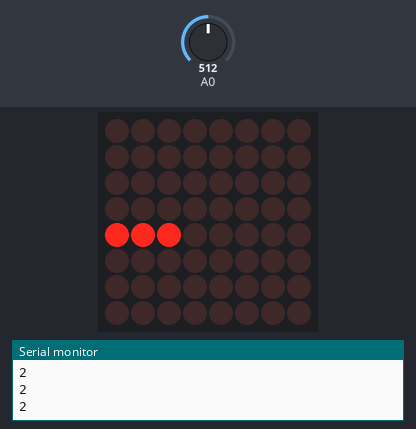
The sketch below on a simulated Arduino Uno, built with avr-gcc and run on an emulated ATmega328P. On the bench: 8×8 LED matrix, the last lines printed to the serial monitor. The inputs (shaded band) are chosen by the test bench; at power-on: A0 = 512. Random numbers use the default seed unless the sketch sets one.

Above: at 4.09 s.
4.3 s: A0 set to 588
At 4.41 s:
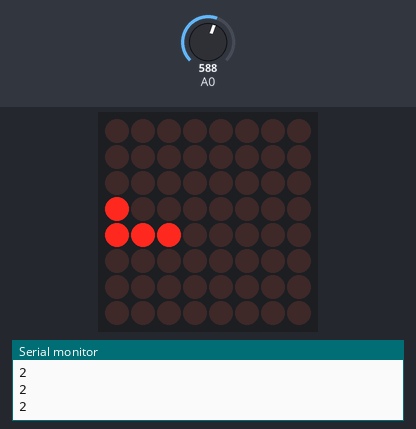
6.1 s: A0 set to 611
At 7.41 s:
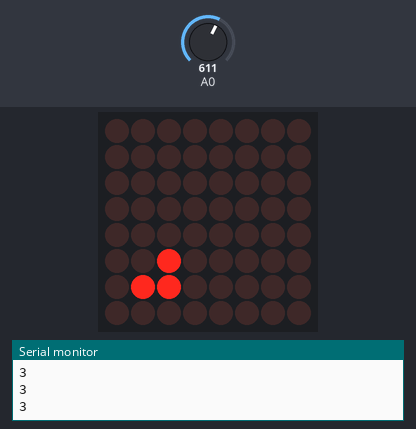
9.1 s: A0 set to 590
At 10.31 s:
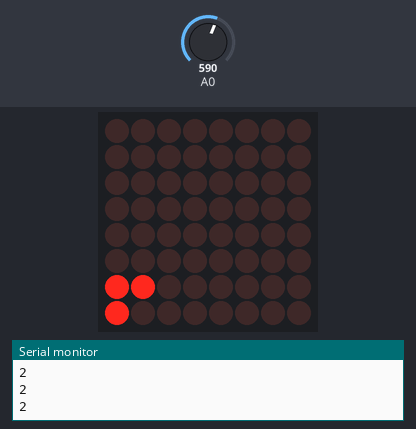

The sketch:

robot_snake.ino
```cpp
#include <Wire.h>
#include "Adafruit_LEDBackpack.h"
#include "Adafruit_GFX.h"

Adafruit_8x8matrix matrix = Adafruit_8x8matrix();

int add;

int direction = 0; //1-up. 2-down. 3-left. 4-right. default-not move, which means no direction
int Speed = 1; //the speed of the snack, will increase after eat 5 more food
int foodX, foodY, snackX, snackY; //location of the food the the head of the snack
int snack[64][2];//the location of each body part of the snack. We have 64 points total, each has 2 coordinate.

int sLength = 3; //the length of the snack, will increase after eat 3 more food
int num = 0; //number of food have eaten; also can be the score

static uint8_t PROGMEM m_logo[8] = {0x0A, 0x15, 0x15, 0x15, 0x00, 0x00, 0x00, 0x00};

unsigned long time1, time2;

void randFood() {//generate random food location
  foodX = random(0, 8); foodY = random(0, 8);
  for (int i = 0; i < sLength; i++) {//food can't be on the snack
    if (snack[i][0] == foodX && snack[i][1] == foodY) {
      foodX = random(0, 8); foodY = random(0, 8);
      i = 0;
    }
  }
  matrix.drawPixel(foodX, foodY, LED_ON);
  matrix.writeDisplay();
}

void gameOver() {
  direction = 0;
  Serial.println("GAME OVER!");
  Serial.print("score: ");
  Serial.println(num);
  matrix.clear();
  matrix.setTextColor(LED_ON); //设定LED颜色
  for (int8_t x = 7; x >= -39; x--) {
    matrix.clear();
    matrix.setCursor(x, 0);
    matrix.print(num);
    matrix.writeDisplay();
    delay(70);
  }
  matrix.clear();
  direction = 0;// default-not move, which means no direction
  Speed = 1;
  snack[0][0] = 0;
  snack[0][1] = 4;
  snack[1][0] = 1;
  snack[1][1] = 4;
  snack[2][0] = 2;
  snack[2][1] = 4;
  snackX = snack[2][0];
  snackY = snack[2][1];
  sLength = 3;
  num = 0;
  matrix.clear();;
  for (int i = 0; i < sLength; i++) {
    matrix.drawPixel(snack[i][0], snack[i][1], LED_ON); //snack
    matrix.writeDisplay();
  }
  randFood();//generate random food location
}

void updateSnack() {
  matrix.drawPixel(snack[0][0], snack[0][1], LED_OFF);//关掉最后一位
  matrix.writeDisplay();
  snack[sLength][0] = snackX;
  snack[sLength][1] = snackY;
  matrix.drawPixel(snackX, snackY, LED_ON);//开前一位
  matrix.writeDisplay();
  for (int j = 0; j < sLength; j++) {
    snack[j][0] = snack[j + 1][0];//x坐标
    snack[j][1] = snack[j + 1][1];//y坐标
  }
}

void led_blink(int timeF)
{
  for (int t = 1; t <= timeF; t++)
  {
    matrix.drawPixel(foodX, foodY, LED_OFF);
    matrix.writeDisplay();
    time2 = millis();
    while (millis() - time2 < 50)
      read_button();
    matrix.drawPixel(foodX, foodY, LED_ON);
    matrix.writeDisplay();
    time1 = millis();
    while (millis() - time1 < 50)
      read_button();
  }
}

void read_button()
{
  if (800 < analogRead(A0) && analogRead(A0) < 900 && direction != 2)
  {
    delay(100);
    if (800 < analogRead(A0) && analogRead(A0) < 900 && direction != 2)
      direction = 1;
  }
  else if (600 < analogRead(A0) && analogRead(A0) < 750 && direction != 4 && direction != 0)
  {
    delay(100);
    if (600 < analogRead(A0) && analogRead(A0) < 750 && direction != 4 && direction != 0)
      direction = 3;
  }
  else if (480 < analogRead(A0) && analogRead(A0) < 650 && direction != 1)
  {
    delay(100);
    if (480 < analogRead(A0) && analogRead(A0) < 650 && direction != 1)
      direction = 2;
  }
  else if (250 < analogRead(A0) && analogRead(A0) < 450 && direction != 3)
  {
    delay(100);
    direction = 4;
  }
  Serial.println(direction);
}

void setup() {
  Serial.begin(9600);
  matrix.begin(0x70);
  matrix.clear();
  matrix.drawBitmap(-1, 2, m_logo, 8, 8, LED_ON);
  matrix.writeDisplay();
  delay(3000);
  matrix.clear();;
  randomSeed(analogRead(0));
  snack[0][0] = 0;
  snack[0][1] = 4;
  snack[1][0] = 1;
  snack[1][1] = 4;
  snack[2][0] = 2;
  snack[2][1] = 4;
  snackX = snack[2][0]; snackY = snack[2][1];
  for (int i = 0; i < 3; i++) {
    matrix.drawPixel(snack[i][0], snack[i][1], LED_ON);
    matrix.writeDisplay();
  }
  randFood();//generate random food location
}

void loop() {
  switch (direction)
  {
    case 1:
      snackY = snackY - 1;
      break;
    case 2:
      snackY = snackY + 1;
      break;
    case 3:
      snackX = snackX - 1;
      break;
    case 4:
      snackX = snackX + 1;
      break;
  }

  if (direction != 0) {
    if (snackX > 7 || snackX < 0 || snackY > 7 || snackY < 0) {//if out of range
      gameOver();
    }
    else if (snackX == foodX && snackY == foodY) { //if eat the food
      num++;
      if (num % 5 == 0) {//add speed of the snack
        Speed++;
      }
      delay(100);
      if (num % 2 == 0) {//add length to the snack
        sLength++;
        snack[sLength - 1][0] = snackX; snack[sLength - 1][1] = snackY;
      }
      else {
        updateSnack();
      }
      randFood();
    }
    else {
      for (int i = 0; i < sLength; i++) {
        if (snack[i][0] == snackX && snack[i][1] == snackY) {//check if it hit itself
          gameOver();
        }
      }
      if (direction != 0) { //if not then update the snack position
        updateSnack();
      }
    }
  }
  if (Speed > 5)
    led_blink(3);
  else
    led_blink(8 - Speed);
  /*
  if (Speed < 4) {
    time1 = millis();
    while (millis() - time1 < 800 - 100 * Speed)
      read_button();
  }
  else {
    time2 = millis();
    while (millis() - time2 < 300)
      read_button();
  }
  */
}
```

Measured:
- the behaviour switches between 600 and 601 on A0 (found by bisection; images 1 and 2)
